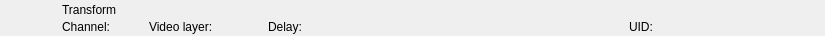
<?xml version="1.0" encoding="UTF-8"?>
<ui version="4.0">
 <class>RundownFillWidget</class>
 <widget class="QWidget" name="RundownFillWidget">
  <property name="geometry">
   <rect>
    <x>0</x>
    <y>0</y>
    <width>825</width>
    <height>36</height>
   </rect>
  </property>
  <layout class="QHBoxLayout" name="horizontalLayout">
   <property name="spacing">
    <number>0</number>
   </property>
   <property name="margin">
    <number>0</number>
   </property>
   <item>
    <widget class="QFrame" name="frameItem">
     <property name="sizePolicy">
      <sizepolicy hsizetype="Preferred" vsizetype="Fixed">
       <horstretch>0</horstretch>
       <verstretch>0</verstretch>
      </sizepolicy>
     </property>
     <property name="minimumSize">
      <size>
       <width>0</width>
       <height>36</height>
      </size>
     </property>
     <widget class="QLabel" name="labelIcon">
      <property name="geometry">
       <rect>
        <x>22</x>
        <y>2</y>
        <width>32</width>
        <height>32</height>
       </rect>
      </property>
      <property name="text">
       <string/>
      </property>
      <property name="pixmap">
       <pixmap resource="../Widgets.qrc">:/Graphics/Images/Fill.png</pixmap>
      </property>
      <property name="scaledContents">
       <bool>true</bool>
      </property>
     </widget>
     <widget class="QLabel" name="labelChannel">
      <property name="geometry">
       <rect>
        <x>62</x>
        <y>19</y>
        <width>78</width>
        <height>16</height>
       </rect>
      </property>
      <property name="text">
       <string>Channel:</string>
      </property>
     </widget>
     <widget class="QLabel" name="labelLabel">
      <property name="geometry">
       <rect>
        <x>62</x>
        <y>2</y>
        <width>561</width>
        <height>16</height>
       </rect>
      </property>
      <property name="text">
       <string>Transform</string>
      </property>
     </widget>
     <widget class="QLabel" name="labelVideolayer">
      <property name="geometry">
       <rect>
        <x>149</x>
        <y>19</y>
        <width>110</width>
        <height>16</height>
       </rect>
      </property>
      <property name="text">
       <string>Video layer:</string>
      </property>
     </widget>
     <widget class="QLabel" name="labelColor">
      <property name="geometry">
       <rect>
        <x>0</x>
        <y>0</y>
        <width>18</width>
        <height>36</height>
       </rect>
      </property>
      <property name="text">
       <string/>
      </property>
     </widget>
     <widget class="QLabel" name="labelGroupColor">
      <property name="geometry">
       <rect>
        <x>0</x>
        <y>0</y>
        <width>6</width>
        <height>36</height>
       </rect>
      </property>
      <property name="text">
       <string/>
      </property>
     </widget>
     <widget class="QLabel" name="labelDevice">
      <property name="geometry">
       <rect>
        <x>360</x>
        <y>19</y>
        <width>260</width>
        <height>16</height>
       </rect>
      </property>
      <property name="text">
       <string></string>
      </property>
     </widget>
     <widget class="QLabel" name="labelDelay">
      <property name="geometry">
       <rect>
        <x>268</x>
        <y>19</y>
        <width>83</width>
        <height>16</height>
       </rect>
      </property>
      <property name="text">
       <string>Delay:</string>
      </property>
     </widget>
     <widget class="QLabel" name="labelRemoteTriggerId">
      <property name="geometry">
       <rect>
        <x>629</x>
        <y>19</y>
        <width>111</width>
        <height>16</height>
       </rect>
      </property>
      <property name="text">
       <string>UID:</string>
      </property>
     </widget>
    </widget>
   </item>
   <item>
    <widget class="QFrame" name="frameStatus">
     <property name="minimumSize">
      <size>
       <width>77</width>
       <height>0</height>
      </size>
     </property>
     <property name="maximumSize">
      <size>
       <width>77</width>
       <height>16777215</height>
      </size>
     </property>
     <widget class="QLabel" name="labelGpiConnected">
      <property name="geometry">
       <rect>
        <x>1</x>
        <y>2</y>
        <width>32</width>
        <height>32</height>
       </rect>
      </property>
      <property name="minimumSize">
       <size>
        <width>32</width>
        <height>32</height>
       </size>
      </property>
      <property name="maximumSize">
       <size>
        <width>32</width>
        <height>32</height>
       </size>
      </property>
      <property name="lineWidth">
       <number>0</number>
      </property>
      <property name="text">
       <string/>
      </property>
      <property name="pixmap">
       <pixmap resource="../Widgets.qrc">:/Graphics/Images/GpiConnected.png</pixmap>
      </property>
      <property name="scaledContents">
       <bool>true</bool>
      </property>
     </widget>
     <widget class="QLabel" name="labelDisconnected">
      <property name="geometry">
       <rect>
        <x>32</x>
        <y>2</y>
        <width>32</width>
        <height>32</height>
       </rect>
      </property>
      <property name="minimumSize">
       <size>
        <width>32</width>
        <height>32</height>
       </size>
      </property>
      <property name="maximumSize">
       <size>
        <width>32</width>
        <height>32</height>
       </size>
      </property>
      <property name="text">
       <string/>
      </property>
      <property name="pixmap">
       <pixmap resource="../Widgets.qrc">:/Graphics/Images/Disconnected.png</pixmap>
      </property>
      <property name="scaledContents">
       <bool>true</bool>
      </property>
     </widget>
     <widget class="QLabel" name="labelActiveColor">
      <property name="geometry">
       <rect>
        <x>69</x>
        <y>0</y>
        <width>8</width>
        <height>36</height>
       </rect>
      </property>
      <property name="minimumSize">
       <size>
        <width>8</width>
        <height>36</height>
       </size>
      </property>
      <property name="maximumSize">
       <size>
        <width>8</width>
        <height>36</height>
       </size>
      </property>
      <property name="text">
       <string/>
      </property>
     </widget>
    </widget>
   </item>
  </layout>
 </widget>
 <resources>
  <include location="../Widgets.qrc"/>
 </resources>
 <connections/>
 <slots>
  <slot>addToCombo()</slot>
 </slots>
</ui>
